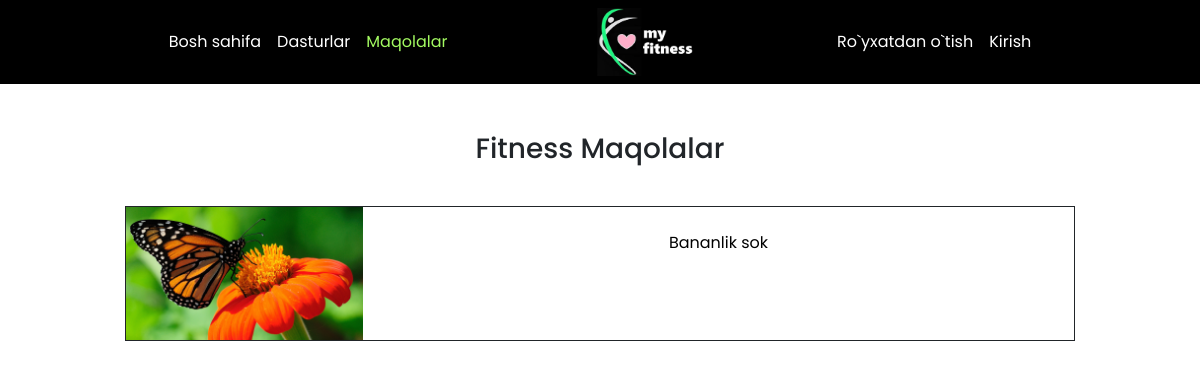
The app's page /articles/ with its own data.
### fitness_app/models.py (models this page shows, shortened)
class Article(models.Model):
    slug = models.SlugField()
    title = models.CharField(max_length=255)
    picture = models.ImageField(upload_to='articles/')
    context = RichTextUploadingField()

### fitness_app/views.py (the view)
# urls.py: path('articles/', views.articles_page, name="articles"),
def articles_page(request):
    articles = Article.objects.all()
    context = {
        'articles': articles,
        'article': 'active'
    }
    return render(request, 'articles.html', context)

### templates/articles.html (shortened to what this page needs)
{% extends 'main.html' %}
{% load static %}
{% block content %}
<section class="container mt-5">
    <h3 class="text-center">Fitness Maqolalar</h3>
    <div class="row  d-flex justify-content-center mt-4">
        {% for article in articles %}
        <div class="col-10 col-md-10 my-3 border-dark border border-1">
            <a href="{% url 'article_detail' article.slug %}">
              <div class="row">
                <div class="col-12 col-lg-3 p-0">
                    <img src="/media/{{ article.picture }}" alt="Image" class="img-fluid">
                </div>
                <div class="col-12 col-lg-9">
                    <p class=" text-center mt-4">
                        {{ article.title }}
                    </p>
                </div>
            </div>
            </a>
        </div>
        {% endfor %}
    </div>
</section>
{% endblock %}

### static/css/style.css (style rules this page uses)
* { margin: 0; padding: 0; box-sizing: border-box; font-family: 'Poppins', sans-serif; }
a { text-decoration: none; color: #000; }

### records on screen
Article: picture (picture), title "Bananlik sok"
